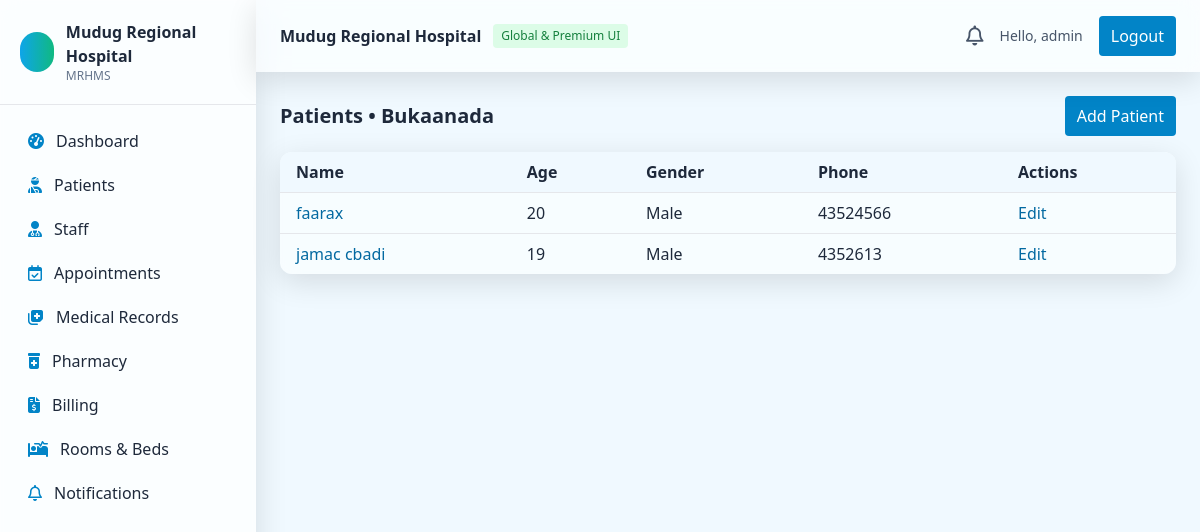
/patients/ (signed in), run on the app's committed database.
### patients/models.py (models this page shows, shortened)
class Patient(models.Model):
    GENDER_CHOICES = [
        ('M', 'Male'),
        ('F', 'Female'),
        ('O', 'Other'),
    ]
    name = models.CharField(max_length=255)
    age = models.PositiveIntegerField()
    gender = models.CharField(max_length=1, choices=GENDER_CHOICES)
    phone = models.CharField(max_length=20, blank=True)
    address = models.CharField(max_length=255, blank=True)
    blood_type = models.CharField(max_length=3, blank=True)
    emergency_contact = models.CharField(max_length=255, blank=True)
    created_at = models.DateTimeField(auto_now_add=True)

### patients/views.py (the view)
# urls.py: path('', views.patient_list, name='patient_list'),
@login_required
def patient_list(request):
    patients = Patient.objects.order_by('-created_at')
    return render(request, 'patients/list.html', {'patients': patients})

### templates/patients/list.html
{% extends 'base.html' %}
{% block content %}
<div class="flex justify-between items-center mb-4">
  <h2 class="text-xl font-semibold">Patients • Bukaanada</h2>
  <a href="/patients/add/" class="px-3 py-2 rounded bg-sky-600 text-white hover:bg-sky-700">Add Patient</a>
</div>
<div class="glass rounded-xl overflow-hidden">
  <table class="min-w-full">
    <thead class="bg-sky-50">
      <tr>
        <th class="text-left px-4 py-2">Name</th>
        <th class="text-left px-4 py-2">Age</th>
        <th class="text-left px-4 py-2">Gender</th>
        <th class="text-left px-4 py-2">Phone</th>
        <th class="text-left px-4 py-2">Actions</th>
      </tr>
    </thead>
    <tbody>
      {% for p in patients %}
      <tr class="border-t">
        <td class="px-4 py-2"><a class="text-sky-700 hover:underline" href="/patients/{{ p.id }}/">{{ p.name }}</a></td>
        <td class="px-4 py-2">{{ p.age }}</td>
        <td class="px-4 py-2">{{ p.get_gender_display }}</td>
        <td class="px-4 py-2">{{ p.phone }}</td>
        <td class="px-4 py-2">
          <a href="/patients/{{ p.id }}/edit/" class="text-sky-700 hover:underline">Edit</a>
        </td>
      </tr>
      {% empty %}
      <tr><td colspan="5" class="px-4 py-6 text-center text-slate-500">No patients yet</td></tr>
      {% endfor %}
    </tbody>
  </table>
{% endblock %}

### templates/base.html (shortened to what this page needs)
<!DOCTYPE html>
<html lang="en">
<head>
  <script src="https://cdn.tailwindcss.com"></script>
  <link rel="stylesheet" href="https://cdnjs.cloudflare.com/ajax/libs/font-awesome/6.5.0/css/all.min.css" />
</head>
<body class="min-h-screen bg-sky-50 text-slate-800">
  <div class="flex min-h-screen">
    {% include 'partials/sidebar.html' %}
    <div class="flex-1 flex flex-col">
      {% include 'partials/navbar.html' %}
      <main class="p-6">
        {% block content %}{% endblock %}
      </main>
    </div>
  </div>
</body>
</html>

### templates/partials/sidebar.html
<aside class="w-64 hidden md:block bg-white/80 glass">
  <div class="p-5 border-b">
    <div class="flex items-center gap-3">
      <div class="w-10 h-10 rounded-full brand-gradient"></div>
      <div>
        <div class="font-semibold">Mudug Regional Hospital</div>
        <div class="text-xs text-slate-500">MRHMS</div>
      </div>
    </div>
  </div>
  <nav class="p-4 space-y-1">
    <a href="/" class="flex items-center gap-3 px-3 py-2 rounded hover:bg-sky-100">
      <i class="fa-solid fa-gauge-high text-sky-600"></i><span>Dashboard</span>
    </a>
    <a href="/patients/" class="flex items-center gap-3 px-3 py-2 rounded hover:bg-sky-100">
      <i class="fa-solid fa-user-injured text-sky-600"></i><span>Patients</span>
    </a>
    <a href="/staff/" class="flex items-center gap-3 px-3 py-2 rounded hover:bg-sky-100">
      <i class="fa-solid fa-user-doctor text-sky-600"></i><span>Staff</span>
    </a>
    <a href="/appointments/" class="flex items-center gap-3 px-3 py-2 rounded hover:bg-sky-100">
      <i class="fa-regular fa-calendar-check text-sky-600"></i><span>Appointments</span>
    </a>
    <a href="/records/" class="flex items-center gap-3 px-3 py-2 rounded hover:bg-sky-100">
      <i class="fa-solid fa-notes-medical text-sky-600"></i><span>Medical Records</span>
    </a>
    <a href="/pharmacy/" class="flex items-center gap-3 px-3 py-2 rounded hover:bg-sky-100">
      <i class="fa-solid fa-prescription-bottle-medical text-sky-600"></i><span>Pharmacy</span>
    </a>
    <a href="/billing/" class="flex items-center gap-3 px-3 py-2 rounded hover:bg-sky-100">
      <i class="fa-solid fa-file-invoice-dollar text-sky-600"></i><span>Billing</span>
    </a>
    <a href="/rooms/" class="flex items-center gap-3 px-3 py-2 rounded hover:bg-sky-100">
      <i class="fa-solid fa-bed-pulse text-sky-600"></i><span>Rooms & Beds</span>
    </a>
    <a href="/notifications/" class="flex items-center gap-3 px-3 py-2 rounded hover:bg-sky-100">
      <i class="fa-regular fa-bell text-sky-600"></i><span>Notifications</span>
    </a>
  </nav>
</aside>

### templates/partials/navbar.html (shortened to what this page needs)
<header class="bg-white/70 glass">
  <div class="max-w-full px-6 py-4 flex items-center justify-between">
    <div class="flex items-center gap-3">
      <h1 class="font-semibold text-slate-800">Mudug Regional Hospital</h1>
      <span class="text-xs px-2 py-1 rounded bg-green-100 text-green-700">Global & Premium UI</span>
    </div>
    <div class="flex items-center gap-4">
      <a href="/notifications/" class="relative text-slate-600 hover:text-sky-700">
        <i class="fa-regular fa-bell text-xl"></i>
      </a>
      {% if user.is_authenticated %}
        <span class="text-sm text-slate-600">Hello, {{ user.get_full_name|default:user.username }}</span>
        <a href="/logout/" class="px-3 py-2 rounded bg-sky-600 text-white hover:bg-sky-700">Logout</a>
      {% else %}
        <a href="/login/" class="px-3 py-2 rounded bg-sky-600 text-white hover:bg-sky-700">Login</a>
      {% endif %}
    </div>
  </div>
</header>

### templates/base.html (style rules this page uses)
.glass { backdrop-filter: saturate(180%) blur(10px); background: rgba(255, 255, 255, 0.6); box-shadow: 0 8px 30px rgba(0, 0, 0, 0.12); }
.brand-gradient { background: linear-gradient(90deg, #0ea5e9, #10b981); }

### data on the page
Patient: name "faarax", age "20", gender "Male", phone "43524566"
Patient: name "jamac cbadi", age "19", gender "Male", phone "4352613"

### other printed values
{{ user.get_full_name|default:user.username }} "admin"
